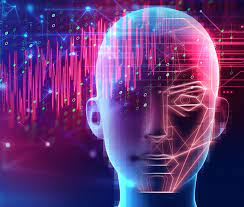
#> input picture images/idface.jpg, 244 x 207 px
$ python tuto22readingImage.py   (older library calls are emulated)
#> lines starting #> are read from the running program, lines starting #| are printed output that depends on the picture
# -*- coding: utf-8 -*-
"""
Created on Sat Jan 21 10:50:25 2023

@author: MICRO
"""
#pip install opencv-python
from skimage import io,img_as_float,img_as_ubyte

img=io.imread('images/idface.jpg')
#> img is the input picture: shape (207, 244, 3); mean R, G, B 100.1, 55.6, 120.6
print('shape',img.shape)
#| shape (207, 244, 3)

img2=img_as_float(img) #convert to float scale from 0 to 1

import numpy as np
img3=img.astype(np.float) #covert float as original values

img_8bit=img_as_ubyte(img2) #covert from float-scale to 8bit


import cv2

img_grey=cv2.imread('images/idface.jpg',0) #0 mean to read image as grey
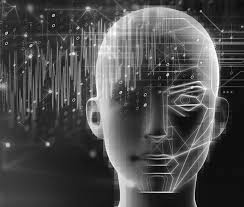
#> img_grey: shape (207, 244); min 0, max 255, mean 76.3
img_cv2=cv2.imread('images/idface.jpg') #cv2 read as BGR array, this is the difference
#img_cv2=cv2.imread('images/idface.jpg',1)

img_opencv=cv2.cvtColor(img_cv2,cv2.COLOR_BGR2RGB) #convert BGR to RGB
